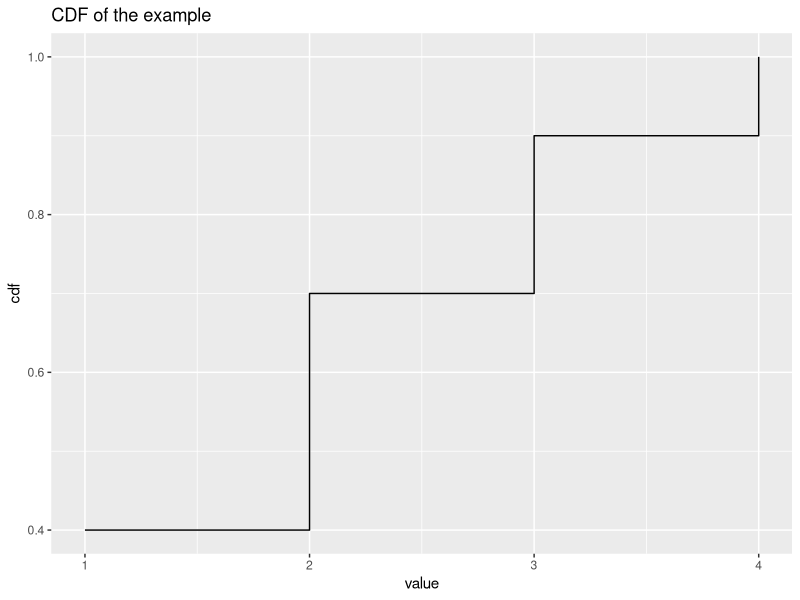

Recreate this plot in R.
## ---- chunk 1
options(htmltools.dir.version = FALSE)
library(tidyverse)
## ---- chunk 2
examplepmf <- tibble::tibble(lot = 1:6, defective = c(0,2,0,1,2,0))
## ---- chunk 3
glimpse(examplepmf)
## ---- chunk 4
examplepmf %>% group_by(defective) %>% summarise(probability = n()/6)
## ---- chunk 5
x <- 1:4 #setting up the vector of possible outcomes
pmfcdf<- tibble(value = x,pmf = (5-x)/10, #the formula given for pmf
                cdf = cumsum(5-x)/10) #creating a tibble with the output. cumsum allows you to take the cumulative sum
###Note, this only works for less than or equal to the selected values
pmfcdf
## ---- chunk 6
ggplot(pmfcdf, aes(value, cdf))+
  geom_step()+
   ##note we won't worry too much about the differences between ecdf and cdfs   
  labs(title = "CDF of the example") 
pmfcdf
## ---- chunk 7
x <- 1:6
sum(x*1/6) # this gives you the expected value
## ---- chunk 8
x <- 1:10
ys <- x %>%
  tibble(x = x) %>% 
  group_by(x) %>% 
  summarise(yvalue = 10*x-40,
            py = .1) %>%ungroup() 

sum(ys$yvalue*ys$py)
## ---- chunk 9
tibble(x = 1:10,px = c(.02, .05, .06,.06,.09,.15,.10,.21,.14,.12)) %>% #set up a tibble  
t()
## ---- chunk 10
#1
problemsol <- tibble(x = 1:10,
                     px = c(.02, .05, .06,.06,.09,.15,.10,.21,.14,.12),
                     cdf = cumsum(px))
glimpse(problemsol) #solution for 1. could also usecumsum(px once you define px)
## ---- chunk 11
problemsol[6,3] - problemsol[3,3]#using indices this is the solution for 2 F(b)- F(a-1)
problemsol[4,2]+ problemsol[5,2] + problemsol[6,2] #using the pmf between 4 and 6 alternate solution to 2
expectval <- sum(problemsol$x*problemsol$px) #expected value for 3
expectval
variance1 <- sum((problemsol$x^2)*problemsol$px) - expectval^2  #variance
variance1
sdx <- sqrt(variance1) #standard deviation of x
sdx
## ---- chunk 12
fction<- 3*problemsol$x + 2
fction
expectedval <- sum(fction*problemsol$px) #reason we use px is because py does not change from px in a linear transfromation
expectedval
variance<- sum((fction-expectedval)^2*problemsol$px)#variance
sdy<- sqrt(variance) #standard deviation
sdy
## ---- chunk 13
### The interval
expectval - 2*sdx; expectval + 2 * sdx
problemsol$cdf[10]- problemsol$cdf[1]
## ---- chunk 14
round(choose(20,7)*0.2^7*(1-.2)^(20-7),3) #the manual way with the formula

round(dbinom(7,20,.2),3)# using the built in r function
## ---- chunk 15
expectedvaluehyper <- function(k,m,n){k*(m/(m+n))}
variancehyper <- function(k,m,n){(m+n-k)/(m+n-1)*k*(m/(m+n))*(1-(m/(m+n)))}
#where k is the sample size
## ---- chunk 16
dhyper(2,13,39,6)
## ---- chunk 17
dhyper(2,3, 5, 4)
## ---- chunk 18
dhyper(6, 35, 65, 10)
## ---- chunk 19
## part 1
x <- 5
dhyper(x,7,5,6)
#part 2
phyper(4,7,5,6)### these are equivalent
sum(dhyper(0:4,7,5,6))
## ---- chunk 20
expectedvaluehyper(6,7,5) # expected value
variancehyper(m = 7, n = 5, k = 6) #variance
## ---- chunk 21
x <- 10 #number of failures
r <- 5 #number of successes
p <- .2 #p from above
dnbinom(x,r,p) # r way with built in function
choose(x+r-1,r-1)*(1-p)^x* p^(r) #r way with user generated function
## ---- chunk 22
x <- 5
r <- 3
p <- 17/28
dnbinom(x,r,p)
## ---- chunk 23
#part 1 
dgeom(4,1/6)

#part2
pgeom(5,1/3, lower.tail = FALSE)
## ---- chunk 24
#part 1
dpois(10,8) # remember, alpha times t = lambda
#part 2
dpois(0,2)
#part 3
#remember E(x) = lambda for the poisson distribution and so does V(X)
## ---- chunk 25
pbinom(3,100,.05)
## ---- chunk 26
ppois(3,5)
